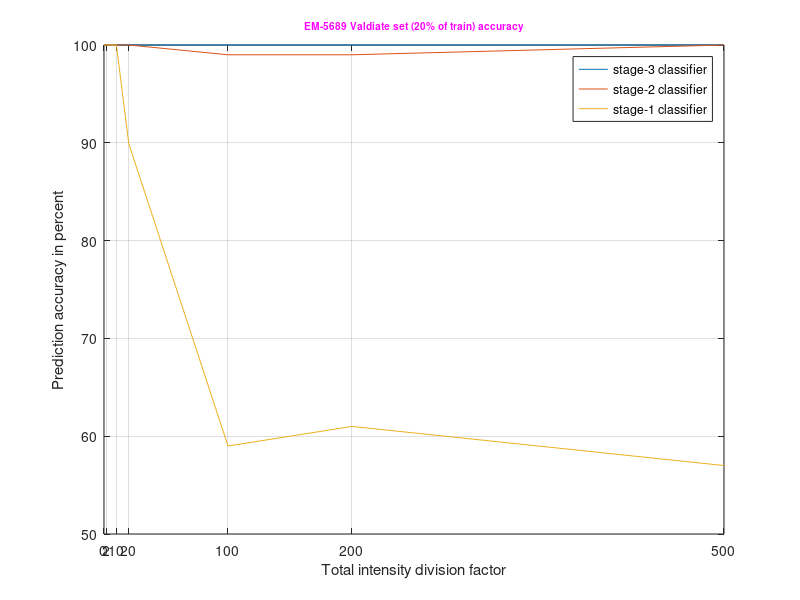
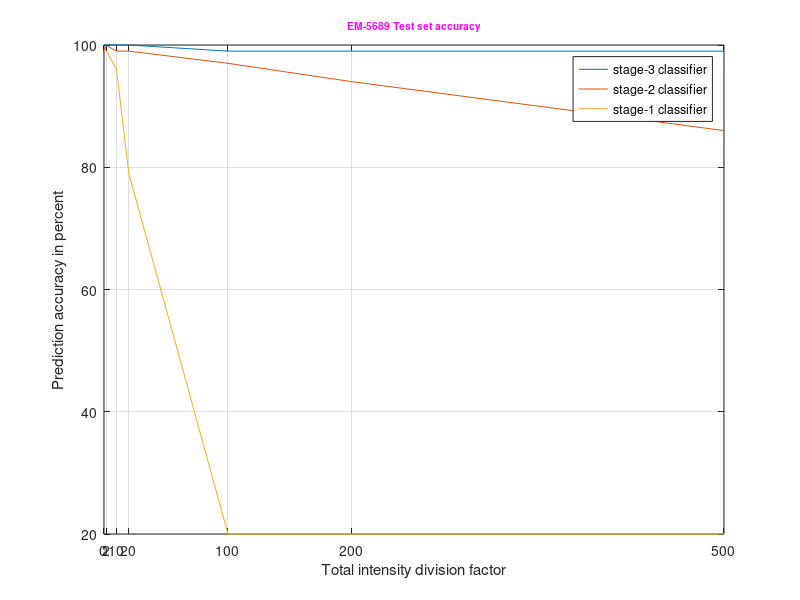

These figures' MATLAB source, in order:
%% Test Accuracy plot
clear all;
nosielevel=[0,2,10,20,100,200,500];
%% EM-5693
em5693_valstage3= [100,100,100,100,100,100,100];
em5693_valstage2= [99.7,100,100,100,95.1,77.2,62.42];
em5693_valstage1= [99.8,93.6,61,58,57.3,54.4,59];

em5693_teststage3= [99.4,99.95,99,99.5,98,96,91];
em5693_teststage2= [99.4,99.3,99.7,99.3,86.3,53.7,21];
em5693_teststage1= [99.3,88.1,20,20.5,20.5,20.5,20.5];

%% EM-2211
em2211_valstage3= [100  ,100   ,100   ,100  ,100    ,100   ,100];
em2211_valstage2= [100  ,100   ,100   ,100  ,100    ,99    ,100];
em2211_valstage1= [100  ,100   ,100   ,100  ,100    ,93    ,87.1];

em2211_teststage3= [99.9 ,100  ,99.0   ,99   ,99.7  ,99.4  ,98.4];
em2211_teststage2= [99.8 ,100  ,99.0   ,99   ,99.7  ,99.2  ,98.3];
em2211_teststage1= [99.6 ,99.0 ,99.1   ,98   ,92.0  ,86.1  ,71.0];
%% EM-5689
em5689_valstage3= [100  ,100   ,100   ,100   ,100   ,100   ,100];
em5689_valstage2= [100  ,100   ,100   ,100   ,99    ,99    ,100];
em5689_valstage1= [100  ,100   ,100   ,89.9  ,59    ,61    ,57];

em5689_teststage3= [100  ,100  ,100    ,100  ,99  ,99  ,99];
em5689_teststage2= [99.0 ,99.9 ,99.0   ,99   ,97  ,94  ,86];
em5689_teststage1= [99.0 ,99.0 ,96.1   ,79.  ,20  ,20  ,20];
%% validate plot
%valstage3=em2211_valstage3;
%valstage2=em2211_valstage2;
%valstage1=em2211_valstage1;

valstage3=em5689_valstage3;
valstage2=em5689_valstage2;
valstage1=em5689_valstage1;

figure;
plot(nosielevel,valstage3),hold on,
plot(nosielevel,valstage2),hold on,
plot(nosielevel,valstage1),hold on,
legend('stage-3 classifier','stage-2 classifier','stage-1 classifier'),
grid on,
xlabel('Total intensity division factor');
ylabel('Prediction accuracy in percent');
title('\fontsize{10}{\color{magenta}EM-5689 Valdiate set (20% of train) accuracy}');
set(gca,'XTick',nosielevel );

%% Test plot
%teststage3=em2211_teststage3;
%teststage2=em2211_teststage2;
%teststage1=em2211_teststage1;

teststage3=em5689_teststage3;
teststage2=em5689_teststage2;
teststage1=em5689_teststage1;

figure;
plot(nosielevel,teststage3),hold on,
plot(nosielevel,teststage2),hold on,
plot(nosielevel,teststage1),hold on,
legend('stage-3 classifier','stage-2 classifier','stage-1 classifier'),
grid on,
xlabel('Total intensity division factor');
ylabel('Prediction accuracy in percent');
title('\fontsize{10}{\color{magenta}EM-5689 Test set accuracy}');
set(gca,'XTick',nosielevel );

